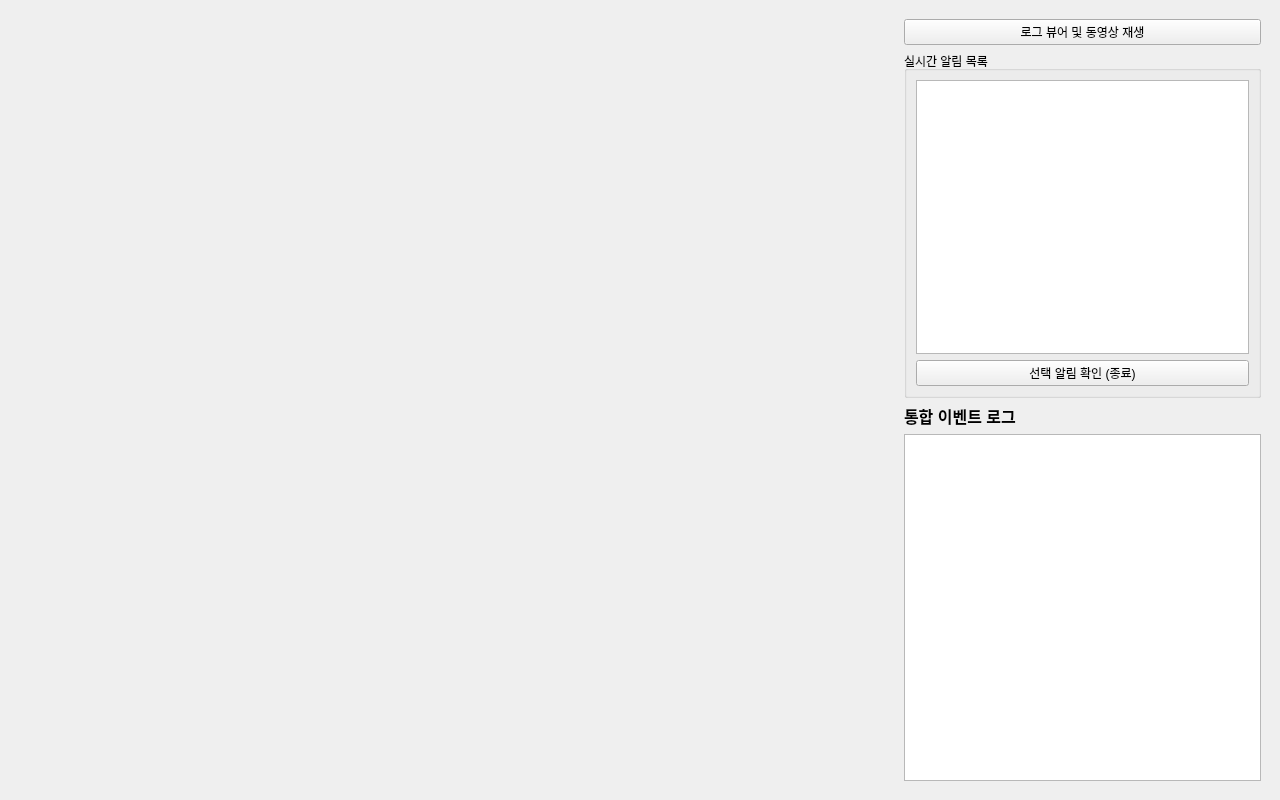
<?xml version="1.0" encoding="UTF-8"?>
<ui version="4.0">
 <class>MainWindow</class>
 <widget class="QMainWindow" name="MainWindow">
  <property name="geometry">
   <rect>
    <x>0</x>
    <y>0</y>
    <width>1280</width>
    <height>800</height>
   </rect>
  </property>
  <property name="windowTitle">
   <string>AURA 관제 대시보드</string>
  </property>
  <widget class="QWidget" name="centralwidget">
   <layout class="QHBoxLayout" name="main_layout" stretch="7,3">
    <property name="spacing">
     <number>10</number>
    </property>
    <property name="leftMargin">
     <number>10</number>
    </property>
    <property name="topMargin">
     <number>10</number>
    </property>
    <property name="rightMargin">
     <number>10</number>
    </property>
    <property name="bottomMargin">
     <number>10</number>
    </property>
    <item>
     <widget class="QWidget" name="video_widget_placeholder" native="true">
      <property name="sizePolicy">
       <sizepolicy hsizetype="Expanding" vsizetype="Expanding">
        <horstretch>0</horstretch>
        <verstretch>0</verstretch>
       </sizepolicy>
      </property>
      <layout class="QVBoxLayout" name="video_container_layout"/>
     </widget>
    </item>
    <item>
     <widget class="QWidget" name="control_panel" native="true">
      <layout class="QVBoxLayout" name="control_layout">
       <item>
        <widget class="QPushButton" name="log_open_button">
         <property name="text">
          <string>로그 뷰어 및 동영상 재생</string>
         </property>
        </widget>
       </item>
       <item>
        <widget class="QGroupBox" name="alert_groupbox">
         <property name="title">
          <string>실시간 알림 목록</string>
         </property>
         <layout class="QVBoxLayout" name="verticalLayout">
          <item>
           <widget class="QListWidget" name="alert_list_widget"/>
          </item>
          <item>
           <widget class="QPushButton" name="btn_resolve_alert">
            <property name="text">
             <string>선택 알림 확인 (종료)</string>
            </property>
           </widget>
          </item>
         </layout>
        </widget>
       </item>
       <item>
        <widget class="QLabel" name="label">
         <property name="font">
          <font>
           <pointsize>12</pointsize>
           <weight>75</weight>
           <bold>true</bold>
          </font>
         </property>
         <property name="text">
          <string>통합 이벤트 로그</string>
         </property>
        </widget>
       </item>
       <item>
        <widget class="QTextBrowser" name="log_browser"/>
       </item>
      </layout>
     </widget>
    </item>
   </layout>
  </widget>
 </widget>
 <resources/>
 <connections/>
</ui>
